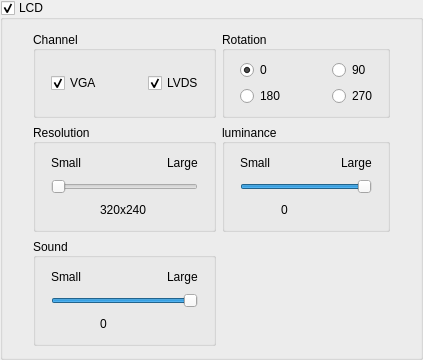
                <widget class="QGroupBox" name="Sreen_LCD">
                 <property name="font">
                  <font>
                   <weight>50</weight>
                   <bold>false</bold>
                  </font>
                 </property>
                 <property name="title">
                  <string>LCD</string>
                 </property>
                 <property name="flat">
                  <bool>true</bool>
                 </property>
                 <property name="checkable">
                  <bool>true</bool>
                 </property>
                 <layout class="QGridLayout" name="gridLayout_2">
                  <property name="leftMargin">
                   <number>30</number>
                  </property>
                  <property name="rightMargin">
                   <number>30</number>
                  </property>
                  <item row="0" column="1">
                   <widget class="QGroupBox" name="Sreen_LCD_Rotation_Enum">
                    <property name="minimumSize">
                     <size>
                      <width>130</width>
                      <height>0</height>
                     </size>
                    </property>
                    <property name="maximumSize">
                     <size>
                      <width>16777215</width>
                      <height>16777215</height>
                     </size>
                    </property>
                    <property name="title">
                     <string>Rotation</string>
                    </property>
                    <property name="alignment">
                     <set>Qt::AlignLeading|Qt::AlignLeft|Qt::AlignVCenter</set>
                    </property>
                    <layout class="QGridLayout" name="gridLayout">
                     <property name="leftMargin">
                      <number>15</number>
                     </property>
                     <item row="0" column="0">
                      <widget class="QRadioButton" name="Sreen_LCD_Rotation_Enum_0">
                       <property name="minimumSize">
                        <size>
                         <width>0</width>
                         <height>0</height>
                        </size>
                       </property>
                       <property name="text">
                        <string>0</string>
                       </property>
                       <property name="checked">
                        <bool>true</bool>
                       </property>
                      </widget>
                     </item>
                     <item row="0" column="2">
                      <widget class="QRadioButton" name="Sreen_LCD_Rotation_Enum_90">
                       <property name="minimumSize">
                        <size>
                         <width>0</width>
                         <height>0</height>
                        </size>
                       </property>
                       <property name="text">
                        <string>90</string>
                       </property>
                       <property name="checked">
                        <bool>false</bool>
                       </property>
                      </widget>
                     </item>
                     <item row="1" column="0">
                      <widget class="QRadioButton" name="Sreen_LCD_Rotation_Enum_180">
                       <property name="minimumSize">
                        <size>
                         <width>0</width>
                         <height>0</height>
                        </size>
                       </property>
                       <property name="text">
                        <string>180</string>
                       </property>
                      </widget>
                     </item>
                     <item row="1" column="2">
                      <widget class="QRadioButton" name="Sreen_LCD_Rotation_Enum_270">
                       <property name="minimumSize">
                        <size>
                         <width>0</width>
                         <height>0</height>
                        </size>
                       </property>
                       <property name="text">
                        <string>270</string>
                       </property>
                      </widget>
                     </item>
                     <item row="0" column="1">
                      <spacer name="horizontalSpacer_45">
                       <property name="orientation">
                        <enum>Qt::Horizontal</enum>
                       </property>
                       <property name="sizeHint" stdset="0">
                        <size>
                         <width>40</width>
                         <height>20</height>
                        </size>
                       </property>
                      </spacer>
                     </item>
                     <item row="1" column="1">
                      <spacer name="horizontalSpacer_46">
                       <property name="orientation">
                        <enum>Qt::Horizontal</enum>
                       </property>
                       <property name="sizeHint" stdset="0">
                        <size>
                         <width>40</width>
                         <height>20</height>
                        </size>
                       </property>
                      </spacer>
                     </item>
                    </layout>
                   </widget>
                  </item>
                  <item row="1" column="0">
                   <widget class="QGroupBox" name="Sreen_LCD_Resolution_Enum">
                    <property name="minimumSize">
                     <size>
                      <width>130</width>
                      <height>0</height>
                     </size>
                    </property>
                    <property name="maximumSize">
                     <size>
                      <width>16777215</width>
                      <height>16777215</height>
                     </size>
                    </property>
                    <property name="title">
                     <string>Resolution</string>
                    </property>
                    <property name="alignment">
                     <set>Qt::AlignLeading|Qt::AlignLeft|Qt::AlignVCenter</set>
                    </property>
                    <layout class="QVBoxLayout" name="verticalLayout_12">
                     <property name="leftMargin">
                      <number>15</number>
                     </property>
                     <property name="rightMargin">
                      <number>15</number>
                     </property>
                     <item>
                      <layout class="QHBoxLayout" name="horizontalLayout_7">
                       <item>
                        <widget class="QLabel" name="label_44">
                         <property name="text">
                          <string>Small</string>
                         </property>
                        </widget>
                       </item>
                       <item>
                        <spacer name="horizontalSpacer_4">
                         <property name="orientation">
                          <enum>Qt::Horizontal</enum>
                         </property>
                         <property name="sizeHint" stdset="0">
                          <size>
                           <width>40</width>
                           <height>20</height>
                          </size>
                         </property>
                        </spacer>
                       </item>
                       <item>
                        <widget class="QLabel" name="label_43">
                         <property name="text">
                          <string>Large</string>
                         </property>
                        </widget>
                       </item>
                      </layout>
                     </item>
                     <item>
                      <widget class="QSlider" name="Sreen_LCD_Resolution_Enum_Vaule">
                       <property name="toolTip">
                        <string>320x240;480x272;800x480;800x600;1024x768;1360x768;1680x1050;1920x1080</string>
                       </property>
                       <property name="minimum">
                        <number>0</number>
                       </property>
                       <property name="maximum">
                        <number>7</number>
                       </property>
                       <property name="pageStep">
                        <number>1</number>
                       </property>
                       <property name="orientation">
                        <enum>Qt::Horizontal</enum>
                       </property>
                      </widget>
                     </item>
                     <item>
                      <layout class="QHBoxLayout" name="horizontalLayout_8">
                       <item>
                        <spacer name="horizontalSpacer_5">
                         <property name="orientation">
                          <enum>Qt::Horizontal</enum>
                         </property>
                         <property name="sizeHint" stdset="0">
                          <size>
                           <width>40</width>
                           <height>20</height>
                          </size>
                         </property>
                        </spacer>
                       </item>
                       <item>
                        <widget class="QLabel" name="LcdResolutionVaule">
                         <property name="minimumSize">
                          <size>
                           <width>50</width>
                           <height>0</height>
                          </size>
                         </property>
                         <property name="text">
                          <string>320x240</string>
                         </property>
                        </widget>
                       </item>
                       <item>
                        <spacer name="horizontalSpacer_6">
                         <property name="orientation">
                          <enum>Qt::Horizontal</enum>
                         </property>
                         <property name="sizeHint" stdset="0">
                          <size>
                           <width>40</width>
                           <height>20</height>
                          </size>
                         </property>
                        </spacer>
                       </item>
                      </layout>
                     </item>
                    </layout>
                   </widget>
                  </item>
                  <item row="1" column="1">
                   <widget class="QGroupBox" name="Sreen_LCD_luminance_Num">
                    <property name="minimumSize">
                     <size>
                      <width>130</width>
                      <height>0</height>
                     </size>
                    </property>
                    <property name="maximumSize">
                     <size>
                      <width>16777215</width>
                      <height>16777215</height>
                     </size>
                    </property>
                    <property name="title">
                     <string>luminance </string>
                    </property>
                    <property name="alignment">
                     <set>Qt::AlignLeading|Qt::AlignLeft|Qt::AlignVCenter</set>
                    </property>
                    <layout class="QVBoxLayout" name="verticalLayout_13">
                     <property name="leftMargin">
                      <number>15</number>
                     </property>
                     <property name="rightMargin">
                      <number>15</number>
                     </property>
                     <item>
                      <layout class="QHBoxLayout" name="horizontalLayout_57">
                       <item>
                        <widget class="QLabel" name="label_45">
                         <property name="text">
                          <string>Small</string>
                         </property>
                        </widget>
                       </item>
                       <item>
                        <spacer name="horizontalSpacer_9">
                         <property name="orientation">
                          <enum>Qt::Horizontal</enum>
                         </property>
                         <property name="sizeHint" stdset="0">
                          <size>
                           <width>40</width>
                           <height>20</height>
                          </size>
                         </property>
                        </spacer>
                       </item>
                       <item>
                        <widget class="QLabel" name="label_66">
                         <property name="text">
                          <string>Large</string>
                         </property>
                        </widget>
                       </item>
                      </layout>
                     </item>
                     <item>
                      <widget class="QSlider" name="Sreen_LCD_luminance_Num_Vaule">
                       <property name="maximum">
                        <number>100</number>
                       </property>
                       <property name="pageStep">
                        <number>1</number>
                       </property>
                       <property name="value">
                        <number>100</number>
                       </property>
                       <property name="orientation">
                        <enum>Qt::Horizontal</enum>
                       </property>
                      </widget>
                     </item>
                     <item>
                      <layout class="QHBoxLayout" name="horizontalLayout_9">
                       <item>
                        <spacer name="horizontalSpacer_7">
                         <property name="orientation">
                          <enum>Qt::Horizontal</enum>
                         </property>
                         <property name="sizeHint" stdset="0">
                          <size>
                           <width>40</width>
                           <height>20</height>
                          </size>
                         </property>
                        </spacer>
                       </item>
                       <item>
                        <widget class="QLabel" name="LcdLuminanceVaule">
                         <property name="minimumSize">
                          <size>
                           <width>50</width>
                           <height>0</height>
                          </size>
                         </property>
                         <property name="text">
                          <string>0</string>
                         </property>
                        </widget>
                       </item>
                       <item>
                        <spacer name="horizontalSpacer_8">
                         <property name="orientation">
                          <enum>Qt::Horizontal</enum>
                         </property>
                         <property name="sizeHint" stdset="0">
                          <size>
                           <width>40</width>
                           <height>20</height>
                          </size>
                         </property>
                        </spacer>
                       </item>
                      </layout>
                     </item>
                    </layout>
                   </widget>
                  </item>
                  <item row="2" column="0">
                   <widget class="QGroupBox" name="Sreen_LCD_Sound_Num">
                    <property name="minimumSize">
                     <size>
                      <width>130</width>
                      <height>0</height>
                     </size>
                    </property>
                    <property name="maximumSize">
                     <size>
                      <width>16777215</width>
                      <height>16777215</height>
                     </size>
                    </property>
                    <property name="title">
                     <string>Sound     </string>
                    </property>
                    <property name="alignment">
                     <set>Qt::AlignLeading|Qt::AlignLeft|Qt::AlignVCenter</set>
                    </property>
                    <layout class="QVBoxLayout" name="verticalLayout_14">
                     <property name="leftMargin">
                      <number>15</number>
                     </property>
                     <property name="rightMargin">
                      <number>15</number>
                     </property>
                     <item>
                      <layout class="QHBoxLayout" name="horizontalLayout_58">
                       <item>
                        <widget class="QLabel" name="label_67">
                         <property name="text">
                          <string>Small</string>
                         </property>
                        </widget>
                       </item>
                       <item>
                        <spacer name="horizontalSpacer_39">
                         <property name="orientation">
                          <enum>Qt::Horizontal</enum>
                         </property>
                         <property name="sizeHint" stdset="0">
                          <size>
                           <width>40</width>
                           <height>20</height>
                          </size>
                         </property>
                        </spacer>
                       </item>
                       <item>
                        <widget class="QLabel" name="label_68">
                         <property name="text">
                          <string>Large</string>
                         </property>
                        </widget>
                       </item>
                      </layout>
                     </item>
                     <item>
                      <widget class="QSlider" name="Sreen_LCD_Sound_Num_Vaule">
                       <property name="maximum">
                        <number>100</number>
                       </property>
                       <property name="pageStep">
                        <number>1</number>
                       </property>
                       <property name="value">
                        <number>100</number>
                       </property>
                       <property name="orientation">
                        <enum>Qt::Horizontal</enum>
                       </property>
                      </widget>
                     </item>
                     <item>
                      <layout class="QHBoxLayout" name="horizontalLayout_59">
                       <item>
                        <spacer name="horizontalSpacer_40">
                         <property name="orientation">
                          <enum>Qt::Horizontal</enum>
                         </property>
                         <property name="sizeHint" stdset="0">
                          <size>
                           <width>40</width>
                           <height>20</height>
                          </size>
                         </property>
                        </spacer>
                       </item>
                       <item>
                        <widget class="QLabel" name="LcdSoundVaule">
                         <property name="minimumSize">
                          <size>
                           <width>50</width>
                           <height>0</height>
                          </size>
                         </property>
                         <property name="text">
                          <string>0</string>
                         </property>
                        </widget>
                       </item>
                       <item>
                        <spacer name="horizontalSpacer_41">
                         <property name="orientation">
                          <enum>Qt::Horizontal</enum>
                         </property>
                         <property name="sizeHint" stdset="0">
                          <size>
                           <width>40</width>
                           <height>20</height>
                          </size>
                         </property>
                        </spacer>
                       </item>
                      </layout>
                     </item>
                    </layout>
                   </widget>
                  </item>
                  <item row="0" column="0">
                   <widget class="QGroupBox" name="Sreen_LCD_Channel_Check">
                    <property name="minimumSize">
                     <size>
                      <width>130</width>
                      <height>0</height>
                     </size>
                    </property>
                    <property name="maximumSize">
                     <size>
                      <width>16777215</width>
                      <height>16777215</height>
                     </size>
                    </property>
                    <property name="title">
                     <string>Channel   </string>
                    </property>
                    <property name="alignment">
                     <set>Qt::AlignLeading|Qt::AlignLeft|Qt::AlignVCenter</set>
                    </property>
                    <layout class="QHBoxLayout" name="horizontalLayout_5">
                     <property name="leftMargin">
                      <number>15</number>
                     </property>
                     <item>
                      <widget class="QCheckBox" name="Sreen_LCD_Channel_Check_VAG">
                       <property name="minimumSize">
                        <size>
                         <width>0</width>
                         <height>0</height>
                        </size>
                       </property>
                       <property name="text">
                        <string>VGA</string>
                       </property>
                       <property name="checked">
                        <bool>true</bool>
                       </property>
                      </widget>
                     </item>
                     <item>
                      <spacer name="horizontalSpacer_44">
                       <property name="orientation">
                        <enum>Qt::Horizontal</enum>
                       </property>
                       <property name="sizeHint" stdset="0">
                        <size>
                         <width>40</width>
                         <height>20</height>
                        </size>
                       </property>
                      </spacer>
                     </item>
                     <item>
                      <widget class="QCheckBox" name="Sreen_LCD_Channel_Check_LVDS">
                       <property name="minimumSize">
                        <size>
                         <width>0</width>
                         <height>0</height>
                        </size>
                       </property>
                       <property name="text">
                        <string>LVDS</string>
                       </property>
                       <property name="checked">
                        <bool>true</bool>
                       </property>
                      </widget>
                     </item>
                    </layout>
                   </widget>
                  </item>
                 </layout>
                </widget>
